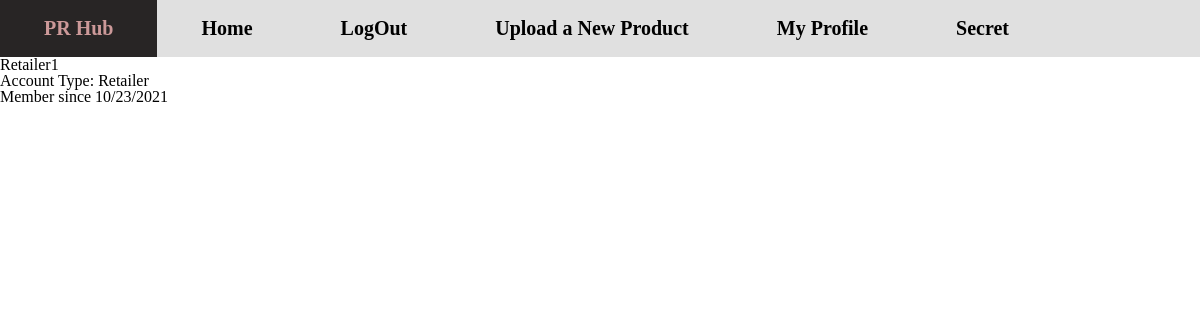
Before: /user_profile/Retailer1 (signed in) with the older database file.
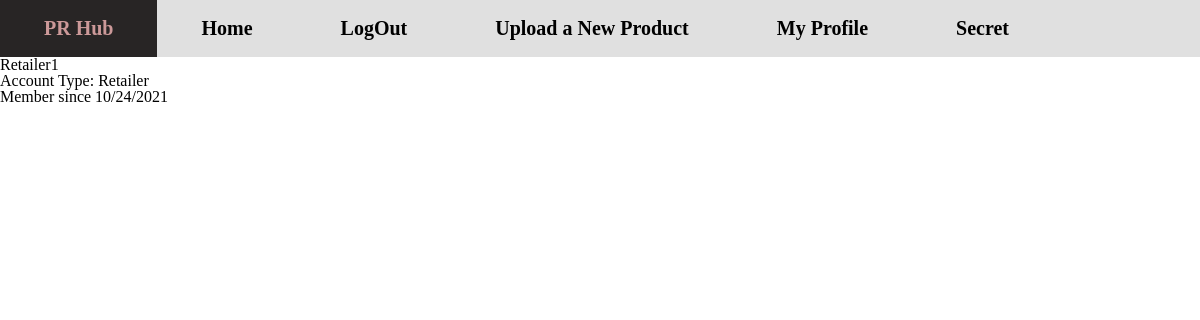
After: the same page with the newer database file.
### app/models.py (models this page shows, shortened)
class User(UserMixin, db.Model):
    __tablename__ = 'users'
    id = db.Column(db.Integer, primary_key=True)
    email = db.Column(db.String(64), unique=True, index=True)
    username = db.Column(db.String(64), unique=True, index=True)
    password_hash = db.Column(db.String(128))
    start_datetime = db.Column(db.DateTime(), default=datetime.utcnow)
    is_deleted = db.Column(db.Boolean, default=False)
    role_id = db.Column(db.Integer, db.ForeignKey('roles.id'))  # 1 role --> n users
    released_products = db.relationship('Product', backref='seller', lazy='dynamic')  # 1 user --> n products
    released_comments = db.relationship('Comment', backref='author', lazy='dynamic')  # 1 user --> n comments
    released_comment_replies = db.relationship('ReplyComment', backref='author', lazy='dynamic')  # 1 user --> n replies
    ranked_product_relations = db.relationship('UserProductRank', backref='user', lazy='dynamic')
    @property
    def password(self):
        raise AttributeError('password is not a readable attribute')
    def can(self, perm):
        return self.role is not None and self.role.has_permission(perm)
    def is_administrator(self):
        return self.can(Permission.ADMIN)

### app/main/views.py (the view)
@main.route('/user_profile/<username>')
def user_profile(username):
    user = User.query.filter_by(username=username).first_or_404()
    return render_template('main/user.html', user=user)

### app/main/__init__.py (called while the page is built)
@main.app_context_processor
def inject_permissions():
    return dict(Permission=Permission)

### app/models.py (called while the page is built)
@login_manager.user_loader
def load_user(user_id):
    return User.query.get(int(user_id))

    def has_permission(self, perm):
        return self.permissions & perm == perm

### app/templates/main/user.html (shortened to what this page needs)
{% extends "base.html" %}
{% block content %}
    <div>
        <h1>
            {{ user.username }}
        </h1>
        <h3>
            Account Type: {% if user.role_id == 1 %}Customer{% else %}Retailer{% endif %}
        </h3>
        <p>
            Member since {{ moment(user.start_datetime).format('L') }}
        </p>
    </div>
{% endblock %}

Changed rows visible on the page:
changed User "Retailer1": start_datetime "10/23/2021" → "10/24/2021"
